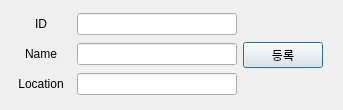
<?xml version="1.0" encoding="UTF-8"?>
<ui version="4.0">
 <class>Dia_Register</class>
 <widget class="QDialog" name="Dia_Register">
  <property name="geometry">
   <rect>
    <x>0</x>
    <y>0</y>
    <width>343</width>
    <height>110</height>
   </rect>
  </property>
  <property name="windowTitle">
   <string>Dialog</string>
  </property>
  <layout class="QHBoxLayout" name="horizontalLayout_4">
   <item>
    <layout class="QVBoxLayout" name="verticalLayout">
     <item>
      <layout class="QHBoxLayout" name="horizontalLayout">
       <item>
        <widget class="QLabel" name="lb_id">
         <property name="minimumSize">
          <size>
           <width>60</width>
           <height>0</height>
          </size>
         </property>
         <property name="text">
          <string>ID</string>
         </property>
         <property name="alignment">
          <set>Qt::AlignmentFlag::AlignCenter</set>
         </property>
        </widget>
       </item>
       <item>
        <widget class="QLineEdit" name="le_id">
         <property name="minimumSize">
          <size>
           <width>100</width>
           <height>0</height>
          </size>
         </property>
        </widget>
       </item>
      </layout>
     </item>
     <item>
      <layout class="QHBoxLayout" name="horizontalLayout_2">
       <item>
        <widget class="QLabel" name="lb_name">
         <property name="minimumSize">
          <size>
           <width>60</width>
           <height>0</height>
          </size>
         </property>
         <property name="text">
          <string>Name</string>
         </property>
         <property name="alignment">
          <set>Qt::AlignmentFlag::AlignCenter</set>
         </property>
        </widget>
       </item>
       <item>
        <widget class="QLineEdit" name="le_name"/>
       </item>
      </layout>
     </item>
     <item>
      <layout class="QHBoxLayout" name="horizontalLayout_3">
       <item>
        <widget class="QLabel" name="lb_location">
         <property name="minimumSize">
          <size>
           <width>60</width>
           <height>0</height>
          </size>
         </property>
         <property name="text">
          <string>Location</string>
         </property>
         <property name="alignment">
          <set>Qt::AlignmentFlag::AlignCenter</set>
         </property>
        </widget>
       </item>
       <item>
        <widget class="QLineEdit" name="le_location"/>
       </item>
      </layout>
     </item>
    </layout>
   </item>
   <item>
    <layout class="QVBoxLayout" name="verticalLayout_2">
     <property name="rightMargin">
      <number>9</number>
     </property>
     <item>
      <widget class="QPushButton" name="btn_register">
       <property name="text">
        <string>등록</string>
       </property>
      </widget>
     </item>
    </layout>
   </item>
  </layout>
 </widget>
 <resources/>
 <connections/>
</ui>
